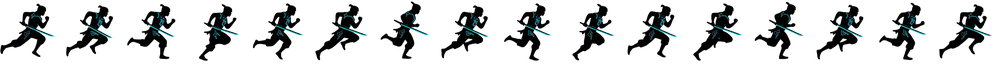
#> input picture assets/char/cyber/sheet.png, 1000 x 66 px, shrunk from 4880 x 320 before the run, given as the content of the folder ../../assets/char/cyber/sheet.png, which was not available
$ python intake.py ../../assets/char/cyber/sheet.png ../../assets/char/cyber/sheet.png
#> lines starting #> are read from the running program, lines starting #| are printed output that depends on the picture; after the words box and inside, x2 and y2 are one past the last pixel; in counts of white or black regions, pixels touching at a corner belong together; pictures that were not available may be replaced by others from this repository, and a replacement may not be noted
#!/usr/bin/env python3
"""战斗角色姿势入库：把按 `动作_序号.png` 命名的关键姿势，
统一对齐到"脚底锚点"(双脚踩同一基线、水平居中于腿部)，输出到
assets/char/<name>/ 并生成 poses.json(供 Godot 角色加载器使用)。

用法:
    python3 tools/char_intake/intake.py <src_dir> <char_name>
例:
    python3 tools/char_intake/intake.py incoming/viir_poses viir
"""
import os, sys, re, json, glob
import numpy as np
from PIL import Image

# 各动作默认帧率/是否循环
DEFAULTS = {
    "idle": (6, True), "run": (12, True), "jump": (1, False), "fall": (1, False),
    "atk1": (14, False), "atk2": (14, False), "up": (14, False), "down": (14, False),
    "dash": (1, False), "hurt": (8, False), "cast": (10, False), "death": (8, False),
}
PAD = 16

def content_bbox(a):
    ys = np.where(a.any(1))[0]; xs = np.where(a.any(0))[0]
    if len(ys) == 0: return None
    return xs[0], ys[0], xs[-1] + 1, ys[-1] + 1

def foot_x(mask, y0, y1):
    # 取内容底部 20% 行的水平中点 = 较稳定的"双脚中心"
    h = y1 - y0
    band = mask[max(y0, y1 - max(4, int(h * 0.2))):y1]
    cols = np.where(band.any(0))[0]
    return (cols[0] + cols[-1]) / 2.0 if len(cols) else (np.where(mask.any(0))[0].mean())

def main(src, name):
#> called with src = '../../assets/char/cyber/sheet.png', name = '../../assets/char/cyber/sheet.png'
    files = [f for f in glob.glob(os.path.join(src, "*.png"))
             if not os.path.basename(f).startswith(".")]
    if not files:
        print("没找到 PNG:", src); return
    # 解析 动作_序号
    items = []
    for f in files:
        b = os.path.splitext(os.path.basename(f))[0]
        m = re.match(r"(.+?)_(\d+)$", b)
        act, idx = (m.group(1), int(m.group(2))) if m else (b, 1)
        items.append((act, idx, f))
    items.sort(key=lambda t: (t[0], t[1]))

    # 先扫一遍求统一画幅(内容最大宽高 + 脚底位置)
    metas = []
    maxw = maxh = 0
    for act, idx, f in items:
        im = Image.open(f).convert("RGBA"); a = np.array(im)[:, :, 3] > 16
#> in main, im is the input picture: PIL image 1000x66 RGBA; mean R, G, B, A 1.7, 4.7, 5, 50.7
#> after `a = np.array(im)[:, :, 3] > 16`:
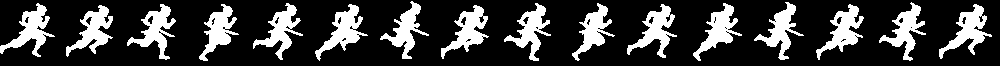
#> a: shape (66, 1000) bool; 23.4% white; 16 white regions, largest, box (x1, y1, x2, y2) and area: (0, 3, 55, 57) 1017, (315, 4, 368, 61) 1014, (939, 4, 992, 59) 1010
        bb = content_bbox(a)
#> in content_bbox, `ys = np.where(a.any(1))[0]`: ys = 60 values from 1 to 60
#> in content_bbox, `xs = np.where(a.any(0))[0]`: xs = 778 values from 0 to 991
#> bb = (0, 1, 992, 61)
        if bb is None: continue
        x0, y0, x1, y1 = bb
#> x0 = 0; y0 = 1; x1 = 992; y1 = 61
        fx = foot_x(a, y0, y1)
#> in foot_x, `h = y1 - y0`: h = 60
#> in foot_x, `cols = np.where(band.any(0))[0]`: cols = 215 values from 0 to 974
#> fx = 487
        metas.append((act, idx, im, bb, fx))
        maxw = max(maxw, x1 - x0); maxh = max(maxh, y1 - y0)
#> after `maxw = max(maxw, x1 - x0)`: maxw = 992
#> after `maxh = max(maxh, y1 - y0)`: maxh = 60
    CW = int(maxw + PAD * 2)
#> CW = 1024
    CH = int(maxh + PAD * 2)
#> CH = 92
    base_y = int(CH - PAD)               # 脚底基线
#> base_y = 76
    out_dir = os.path.join("assets/char", name)
    os.makedirs(out_dir, exist_ok=True)
    actions = {}
    for act, idx, im, bb, fx in metas:
        x0, y0, x1, y1 = bb
        crop = im.crop((x0, y0, x1, y1))
        canvas = Image.new("RGBA", (CW, CH), (0, 0, 0, 0))
        # 锚点：脚中心 fx 对齐画幅中线，脚底 y1 对齐基线
        px = int(CW / 2 - (fx - x0))
        py = int(base_y - (y1 - y0))
        canvas.alpha_composite(crop, (px, py))
        fn = f"{act}_{idx}.png"
        canvas.save(os.path.join(out_dir, fn))
        fps, loop = DEFAULTS.get(act, (10, False))
        actions.setdefault(act, {"frames": [], "fps": fps, "loop": loop})
        actions[act]["frames"].append(fn)
#> this loop made 1 pass
#> (act, idx, fx, x0, y0, x1, y1, px) on pass 1: ('sheet', 1, 487, 0, 1, 992, 61, 25)
#> pass 1, in main, `crop = im.crop((x0, y0, x1, y1))`:
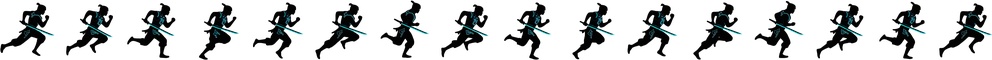
#> crop: PIL image 992x60 RGBA; mean R, G, B, A 1.9, 5.2, 5.5, 56.2; transparent parts drawn white
#> pass 1, in main, `canvas.save(os.path.join(out_dir, fn))`:
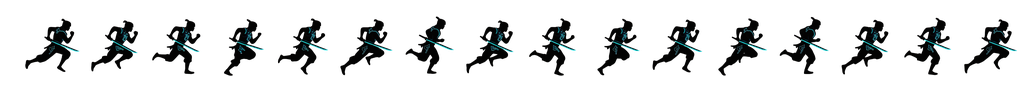
#> saved as sheet_1.png: PIL image 1024x92 RGBA; mean R, G, B, A 1.2, 3.3, 3.5, 35.5; transparent parts drawn white
#> after the loop, actions = 1 item
    poses = {"name": name, "frame": [CW, CH], "anchor": [CW // 2, base_y],
             "actions": actions}
    json.dump(poses, open(os.path.join(out_dir, "poses.json"), "w"),
              indent=2, ensure_ascii=False)
    print(f"✓ {name}: {len(metas)} 帧 -> {out_dir}  画幅 {CW}x{CH}")
#| ✓ ../../assets/char/cyber/sheet.png: 1 帧 -> assets/char/../../assets/char/cyber/sheet.png  画幅 1024x92
    for act, d in actions.items():
        print(f"   {act:8s} {len(d['frames'])}帧 fps={d['fps']} loop={d['loop']}")
#> this loop made 1 pass
#> (act, d) on pass 1: ('sheet', {'frames': ['sheet_1.png'], 'fps': 10, 'loop': False})
#|    sheet    1帧 fps=10 loop=False

if __name__ == "__main__":
    if len(sys.argv) < 3:
        print(__doc__); sys.exit(1)
    main(sys.argv[1], sys.argv[2])
